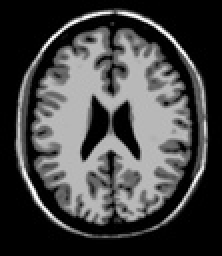
%> input picture Assignment 2/T1.jpg, 111 x 128 px, shrunk from 460 x 532 before the run (shown 2 times larger)
$ octave q6.m   (GNU Octave 9; MATLAB toolbox functions it lacks are replaced by stand-ins)
%> lines starting %> are read from the running program, lines starting %| are printed output that depends on the picture
image1=imread('T1.jpg');
%> image1 is the input picture: size 128x111 uint8; min 0, max 255, mean 68.5
image2=imread('T2.jpg');
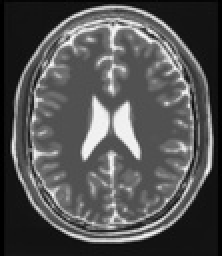
%> input picture Assignment 2/T2.jpg, 111 x 128 px, shrunk from 460 x 532 before the run (shown 2 times larger)
%> image2 is the input picture: size 128x111 uint8; min 0, max 250, mean 82.7
[r,c]=size(image1);
%> r = 128; c = 111
R1=zeros(1,21);
QMI1=zeros(1,21);
R2=zeros(1,21);
QMI2=zeros(1,21);
for tx=-10:10
    t1=double(image1);
    t2=double(image2);
    t3=double(255-image1);
    if tx>=0
        t2(:,tx+1:end)=t2(:,1:c-tx);
        t2(:,1:tx)=0;
        t3(:,tx+1:end)=t3(:,1:c-tx);
        t3(:,1:tx)=0;
    else
        t2(:,1:c+tx)=t2(:,1-tx:end);
        t2(:,c+1+tx:end)=0;
        t3(:,1:c+tx)=t3(:,1-tx:end);
        t3(:,c+1+tx:end)=0;
    end
    mean1=sum(sum(t1))/(r*c);
    mean2=sum(sum(t2))/(r*c);
    mean3=sum(sum(t3))/(r*c);
    var1=0;
    var2=0;
    var3=0;
    for i=1:r
        for j=1:c
            R1(tx+11)=R1(tx+11)+(t1(i,j)-mean1)*(t2(i,j)-mean2);
            R2(tx+11)=R2(tx+11)+(t1(i,j)-mean1)*(t3(i,j)-mean3);
            var1=var1+((t1(i,j)-mean1)^2);
            var2=var2+((t2(i,j)-mean2)^2);
            var3=var3+((t3(i,j)-mean3)^2);
        end
    end
    var1=(var1^0.5);
    var2=(var2^0.5);
    var3=(var3^0.5);
    R1(tx+11)=R1(tx+11)/(var1*var2);
    R2(tx+11)=R2(tx+11)/(var1*var3);
    p1=zeros(26,1);
    p2=zeros(26,1);
    p12=zeros(26,26);
    p3=zeros(26,1);
    p13=zeros(26,26);
    for i=1:r
        for j=1:c
            I1=fix(t1(i,j)/10)+1;
            I2=fix(t2(i,j)/10)+1;
            I3=fix(t3(i,j)/10)+1;
            p1(I1)=p1(I1)+1;
            p2(I2)=p2(I2)+1;
            p12(I1,I2)=p12(I1,I2)+1;
            p3(I3)=p3(I3)+1;
            p13(I1,I3)=p13(I1,I3)+1;
        end
    end
    p1=p1/(sum(sum(p1)));
    p2=p2/(sum(sum(p2)));
    p12=p12/(sum(sum(p12)));
    p3=p3/(sum(sum(p3)));
    p13=p13/(sum(sum(p13)));
    for i=1:26
        for j=1:26
            temp=p12(i,j)-p1(i)*p2(j);
            temp=temp^2;
            QMI1(tx+11)=QMI1(tx+11)+temp;
            temp=p13(i,j)-p1(i)*p3(j);
            temp=temp^2;
            QMI2(tx+11)=QMI2(tx+11)+temp;
        end
    end
end
%> this loop made 21 passes
%> (mean2, mean3, var2, var3) on passes 1 to 12: (80.18, 164.2, 7285.5, 10684.3), (80.64, 166.1, 7256.2, 10565.3), (81.14, 168.2, 7230.5, 10432.8), (81.69, 170.4, 7218.2, 10298.8), (82.05, 172.7, 7199.5, 10157.9), (82.24, 175, 7173.9, 10007.6), (82.4, 177.3, 7150.4, 9847.5), (82.58, 179.6, 7125, 9676.9), (82.72, 181.9, 7104.3, 9495.4), (82.72, 184.2, 7104, 9302.4), (82.72, 186.5, 7103.7, 9097), (82.72, 184.2, 7104, 9302.3)
%> pass 1, `t3=double(255-image1);`:
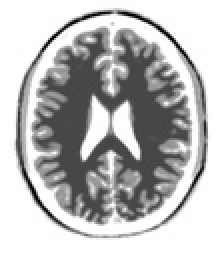
%> t3: size 128x111 double (shown 2 times larger); min 0, max 255, mean 186.5
%> pass 1, `p12=p12/(sum(sum(p12)));`:
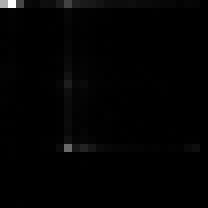
%> p12: size 26x26 double (shown 8 times larger); min 0, max 0.142, mean 0.00148; drawn with min black and max white
%> after the loop:
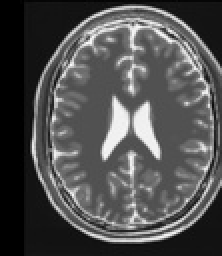
%> t2: size 128x111 double (shown 2 times larger); min 0, max 250, mean 79.6
%> after the loop:
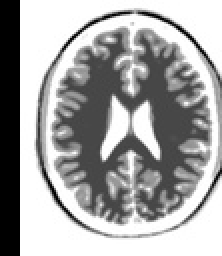
%> t3: size 128x111 double (shown 2 times larger); min 0, max 255, mean 164.6
%> after the loop, QMI1 = 21 values, max 0.0399 at index 11, min 0.0126 at index 21, mean 0.0216; QMI2 = 21 values, max 0.0904 at index 11, min 0.0156 at index 19, mean 0.0322; R1 = 21 values, max 0.374 at index 20, min 0.144 at index 11, mean 0.318; R2 = 21 values, max -0.18 at index 21, min -1 at index 11, mean -0.425; p1 = 26 values, max 0.476 at index 1, min 0.00169 at index 22, mean 0.0385; p2 = 26 values, max 0.203 at index 9, min 0.000211 at index 26, mean 0.0385; p3 = 26 values, max 0.387 at index 26, min 0.00162 at index 4, mean 0.0385
tx=-10:10;
figure,plot(tx,R1);
title('Correlation Coeff. vs tx');
xlabel('tx');
ylabel('Correlation Coeff.');
%> figure, not shown here; curve peaks at x = 9, y = 0.374
figure,plot(tx,QMI1);
title('QMI vs tx');
xlabel('tx');
ylabel('QMI');
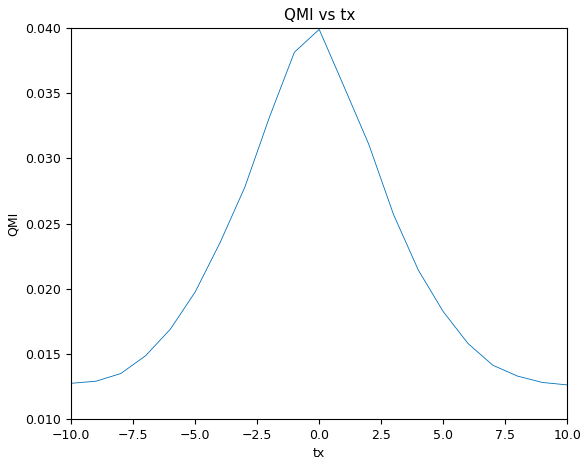
%> figure redrawn from the program's plot data; curve peaks at x = 0, y = 0.0399
figure,plot(tx,R2);
title('Correlation Coeff.(-ve image) vs tx');
xlabel('tx');
ylabel('Correlation Coeff.(-ve image)');
%> figure, not shown here; curve peaks at x = 10, y = -0.18
figure,plot(tx,QMI2);
title('QMI(-ve image) vs tx');
xlabel('tx');
ylabel('QMI(-ve image)');
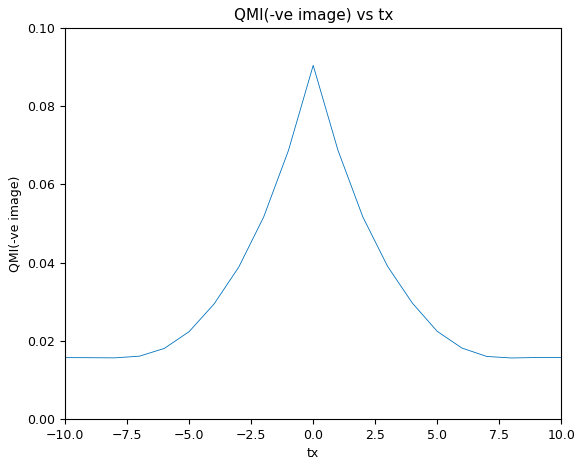
%> figure redrawn from the program's plot data; curve peaks at x = 0, y = 0.0904
